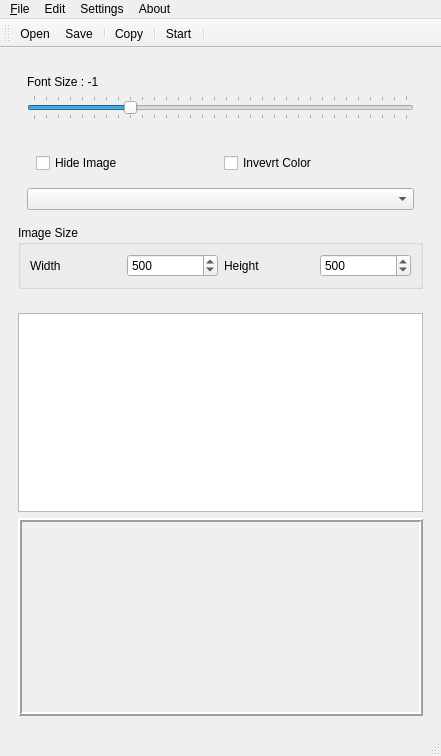
<?xml version="1.0" encoding="UTF-8"?>
<ui version="4.0">
 <class>MainWindow</class>
 <widget class="QMainWindow" name="MainWindow">
  <property name="geometry">
   <rect>
    <x>0</x>
    <y>0</y>
    <width>441</width>
    <height>756</height>
   </rect>
  </property>
  <property name="minimumSize">
   <size>
    <width>160</width>
    <height>0</height>
   </size>
  </property>
  <property name="windowTitle">
   <string>ASCII Art Creator</string>
  </property>
  <widget class="QWidget" name="centralwidget">
   <layout class="QVBoxLayout" name="verticalLayout">
    <item>
     <widget class="QWidget" name="widget_2" native="true">
      <layout class="QVBoxLayout" name="verticalLayout_5">
       <item>
        <widget class="QWidget" name="widget_4" native="true">
         <property name="sizePolicy">
          <sizepolicy hsizetype="Expanding" vsizetype="Preferred">
           <horstretch>0</horstretch>
           <verstretch>0</verstretch>
          </sizepolicy>
         </property>
         <layout class="QVBoxLayout" name="verticalLayout_3">
          <item>
           <widget class="QLabel" name="fontSizeLabel">
            <property name="text">
             <string>Font Size : -1</string>
            </property>
           </widget>
          </item>
          <item>
           <widget class="QSlider" name="horizontalSlider">
            <property name="minimum">
             <number>1</number>
            </property>
            <property name="maximum">
             <number>32</number>
            </property>
            <property name="pageStep">
             <number>4</number>
            </property>
            <property name="value">
             <number>9</number>
            </property>
            <property name="sliderPosition">
             <number>9</number>
            </property>
            <property name="orientation">
             <enum>Qt::Horizontal</enum>
            </property>
            <property name="tickPosition">
             <enum>QSlider::TicksBothSides</enum>
            </property>
            <property name="tickInterval">
             <number>1</number>
            </property>
           </widget>
          </item>
         </layout>
        </widget>
       </item>
       <item>
        <widget class="QWidget" name="widget_3" native="true">
         <property name="sizePolicy">
          <sizepolicy hsizetype="Expanding" vsizetype="Preferred">
           <horstretch>0</horstretch>
           <verstretch>0</verstretch>
          </sizepolicy>
         </property>
         <layout class="QVBoxLayout" name="verticalLayout_2">
          <item>
           <widget class="QWidget" name="widget_5" native="true">
            <layout class="QHBoxLayout" name="horizontalLayout_4">
             <item>
              <widget class="QCheckBox" name="checkBox">
               <property name="text">
                <string>Hide Image</string>
               </property>
               <property name="tristate">
                <bool>false</bool>
               </property>
              </widget>
             </item>
             <item>
              <widget class="QCheckBox" name="invertColorCheckBox">
               <property name="text">
                <string>Invevrt Color</string>
               </property>
              </widget>
             </item>
            </layout>
           </widget>
          </item>
          <item>
           <widget class="QComboBox" name="comboBox"/>
          </item>
         </layout>
        </widget>
       </item>
       <item>
        <widget class="QGroupBox" name="groupBox">
         <property name="sizePolicy">
          <sizepolicy hsizetype="MinimumExpanding" vsizetype="Preferred">
           <horstretch>0</horstretch>
           <verstretch>0</verstretch>
          </sizepolicy>
         </property>
         <property name="title">
          <string>Image Size</string>
         </property>
         <layout class="QHBoxLayout" name="horizontalLayout_3">
          <item>
           <widget class="QLabel" name="label_2">
            <property name="text">
             <string>Width</string>
            </property>
           </widget>
          </item>
          <item>
           <widget class="QSpinBox" name="widthSpineBox">
            <property name="minimum">
             <number>2</number>
            </property>
            <property name="maximum">
             <number>1000</number>
            </property>
            <property name="value">
             <number>500</number>
            </property>
           </widget>
          </item>
          <item>
           <widget class="QLabel" name="label_3">
            <property name="text">
             <string>Height</string>
            </property>
           </widget>
          </item>
          <item>
           <widget class="QSpinBox" name="heightSpineBox">
            <property name="minimum">
             <number>2</number>
            </property>
            <property name="maximum">
             <number>1000</number>
            </property>
            <property name="value">
             <number>500</number>
            </property>
           </widget>
          </item>
         </layout>
        </widget>
       </item>
      </layout>
     </widget>
    </item>
    <item>
     <widget class="QWidget" name="widget" native="true">
      <layout class="QVBoxLayout" name="verticalLayout_4">
       <item>
        <widget class="QPlainTextEdit" name="plainTextEdit">
         <property name="font">
          <font>
           <family>Consolas</family>
          </font>
         </property>
         <property name="lineWrapMode">
          <enum>QPlainTextEdit::NoWrap</enum>
         </property>
         <property name="readOnly">
          <bool>true</bool>
         </property>
        </widget>
       </item>
       <item>
        <widget class="QScrollArea" name="scrollArea">
         <property name="frameShape">
          <enum>QFrame::Box</enum>
         </property>
         <property name="frameShadow">
          <enum>QFrame::Raised</enum>
         </property>
         <property name="lineWidth">
          <number>2</number>
         </property>
         <property name="widgetResizable">
          <bool>true</bool>
         </property>
         <widget class="QWidget" name="scrollAreaWidgetContents">
          <property name="geometry">
           <rect>
            <x>0</x>
            <y>0</y>
            <width>389</width>
            <height>83</height>
           </rect>
          </property>
          <layout class="QGridLayout" name="gridLayout">
           <item row="0" column="0">
            <widget class="QLabel" name="label">
             <property name="sizePolicy">
              <sizepolicy hsizetype="Expanding" vsizetype="Preferred">
               <horstretch>0</horstretch>
               <verstretch>0</verstretch>
              </sizepolicy>
             </property>
             <property name="text">
              <string/>
             </property>
            </widget>
           </item>
          </layout>
         </widget>
        </widget>
       </item>
      </layout>
     </widget>
    </item>
   </layout>
  </widget>
  <widget class="QMenuBar" name="menubar">
   <property name="geometry">
    <rect>
     <x>0</x>
     <y>0</y>
     <width>441</width>
     <height>25</height>
    </rect>
   </property>
   <property name="nativeMenuBar">
    <bool>true</bool>
   </property>
   <widget class="QMenu" name="menu_File">
    <property name="title">
     <string>&amp;File</string>
    </property>
    <addaction name="action_Open"/>
    <addaction name="action_Save"/>
    <addaction name="separator"/>
    <addaction name="actionExit"/>
   </widget>
   <widget class="QMenu" name="menuEdit">
    <property name="title">
     <string>Edit</string>
    </property>
    <addaction name="action_Copy"/>
    <addaction name="separator"/>
    <addaction name="actionSelect_All"/>
   </widget>
   <widget class="QMenu" name="menuSettings">
    <property name="title">
     <string>Settings</string>
    </property>
   </widget>
   <widget class="QMenu" name="menuAbout">
    <property name="title">
     <string>About</string>
    </property>
    <addaction name="actionAbout_program"/>
    <addaction name="actionAbout_Qt"/>
   </widget>
   <addaction name="menu_File"/>
   <addaction name="menuEdit"/>
   <addaction name="menuSettings"/>
   <addaction name="menuAbout"/>
  </widget>
  <widget class="QStatusBar" name="statusbar"/>
  <widget class="QToolBar" name="toolBar">
   <property name="windowTitle">
    <string>toolBar</string>
   </property>
   <property name="toolButtonStyle">
    <enum>Qt::ToolButtonTextUnderIcon</enum>
   </property>
   <attribute name="toolBarArea">
    <enum>TopToolBarArea</enum>
   </attribute>
   <attribute name="toolBarBreak">
    <bool>false</bool>
   </attribute>
   <addaction name="action_Open"/>
   <addaction name="action_Save"/>
   <addaction name="separator"/>
   <addaction name="action_Copy"/>
   <addaction name="separator"/>
   <addaction name="actionaction_Start"/>
   <addaction name="separator"/>
  </widget>
  <action name="action_Open">
   <property name="icon">
    <iconset>
     <normalon>:/res/icons/open.png</normalon>
    </iconset>
   </property>
   <property name="text">
    <string>&amp;Open</string>
   </property>
   <property name="shortcut">
    <string>Ctrl+O</string>
   </property>
  </action>
  <action name="action_Save">
   <property name="icon">
    <iconset resource="res.qrc">
     <normaloff>:/res/icons/save.png</normaloff>
     <normalon>:/icons/res/icons/save.png</normalon>:/res/icons/save.png</iconset>
   </property>
   <property name="text">
    <string>&amp;Save</string>
   </property>
   <property name="shortcut">
    <string>Ctrl+S</string>
   </property>
  </action>
  <action name="actionExit">
   <property name="text">
    <string>Exit</string>
   </property>
  </action>
  <action name="action_Copy">
   <property name="icon">
    <iconset>
     <normalon>:/res/icons/copy.png</normalon>
    </iconset>
   </property>
   <property name="text">
    <string>&amp;Copy</string>
   </property>
   <property name="shortcut">
    <string>Ctrl+C</string>
   </property>
  </action>
  <action name="actionAbout_program">
   <property name="icon">
    <iconset>
     <normaloff>:/icons/res/icons/about.png</normaloff>
     <normalon>:/res/icons/about.png</normalon>:/icons/res/icons/about.png</iconset>
   </property>
   <property name="text">
    <string>About program</string>
   </property>
  </action>
  <action name="actionAbout_Qt">
   <property name="text">
    <string>About Qt</string>
   </property>
  </action>
  <action name="actionSelect_All">
   <property name="text">
    <string>Select &amp;All</string>
   </property>
   <property name="shortcut">
    <string>Ctrl+A</string>
   </property>
  </action>
  <action name="actionaction_Start">
   <property name="icon">
    <iconset resource="res.qrc">
     <normaloff>:/res/icons/start.png</normaloff>
     <normalon>:/res/icons/new.png</normalon>:/res/icons/start.png</iconset>
   </property>
   <property name="text">
    <string>Start</string>
   </property>
  </action>
 </widget>
 <resources>
  <include location="res.qrc"/>
 </resources>
 <connections>
  <connection>
   <sender>actionExit</sender>
   <signal>triggered()</signal>
   <receiver>MainWindow</receiver>
   <slot>close()</slot>
   <hints>
    <hint type="sourcelabel">
     <x>-1</x>
     <y>-1</y>
    </hint>
    <hint type="destinationlabel">
     <x>483</x>
     <y>301</y>
    </hint>
   </hints>
  </connection>
  <connection>
   <sender>actionSelect_All</sender>
   <signal>triggered()</signal>
   <receiver>plainTextEdit</receiver>
   <slot>selectAll()</slot>
   <hints>
    <hint type="sourcelabel">
     <x>-1</x>
     <y>-1</y>
    </hint>
    <hint type="destinationlabel">
     <x>722</x>
     <y>301</y>
    </hint>
   </hints>
  </connection>
 </connections>
</ui>
